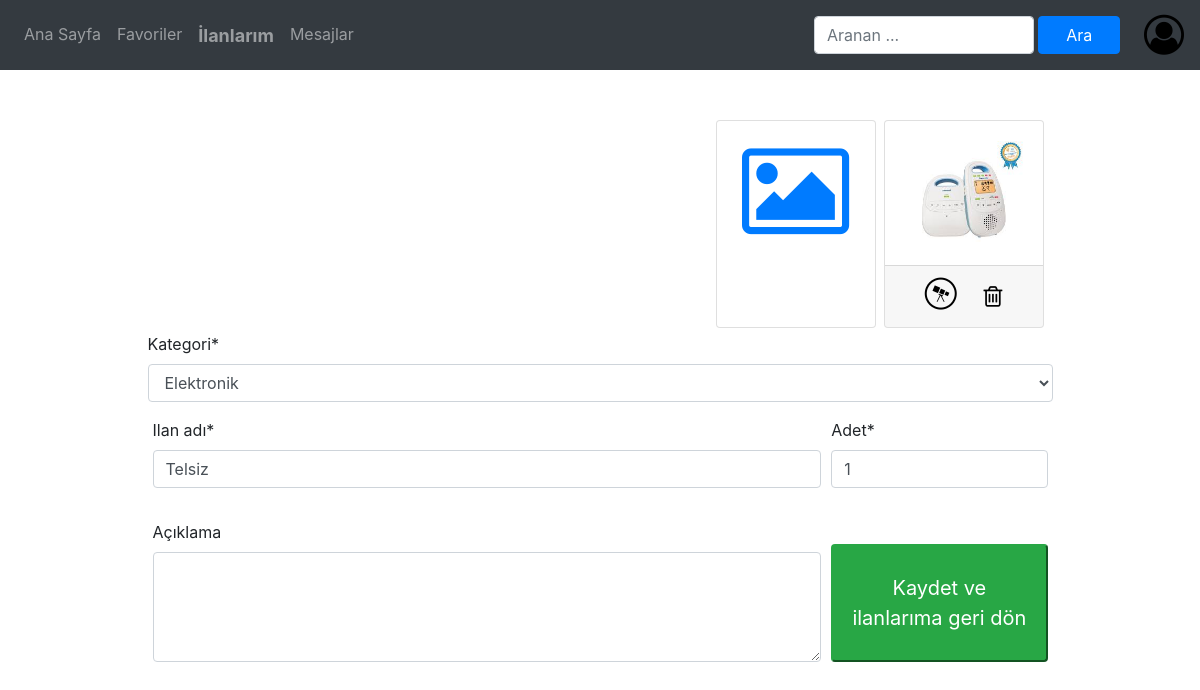
/ilandetay/1 (signed in), run on the app's committed database.
### app/models.py (models this page shows, shortened)
class Resim(models.Model):
    ilan = models.ForeignKey('ilan', on_delete=models.CASCADE, null=True)
    resim = models.ImageField(verbose_name='Resim', null=True)
    kucukResim = models.ImageField(upload_to='thumbs', editable=False, blank=True, null=True)
    class Meta:
        ordering = ['ilan']

class ilan(models.Model):
    sahip = models.ForeignKey('User', null=True, on_delete=models.SET_NULL)
    kategori = models.ForeignKey('Kategori', null=True, on_delete=models.SET_NULL)
    ad = models.CharField(max_length=40, verbose_name='ilan adı', null=True)
    adet = models.IntegerField(verbose_name='Adet', default=1, null=True)
    aciklama = models.TextField(verbose_name='Açıklama', blank=True)
    yayinda = models.BooleanField(verbose_name='Yayında', default=True)
    olusturma_tarihi = models.DateField(auto_now=True, null=False, blank=False)
    silme_tarihi = models.DateField(null=True, blank=True)
    kurum = models.CharField(max_length=200, null=True, blank=True)
    kucuk_resim = models.ImageField(upload_to='silinenilanlar', editable=False, blank=True, null=True)
    def resimleri_getir(self):
        if self.sahip:
            return Resim.objects.filter(ilan=self)
        else:
            return None

### app/views.py (the view, shortened to what this page needs)
# urls.py: path('ilandetay/<int:id>', views.ilan_detay, name='ilandetayislemi'),
@login_required(login_url='girisislemi')
def ilan_detay(request, id):
    hangi_ilan = ilan.objects.get(id=id)
    form = resimliİlanFormu(data=request.POST or None, files=request.FILES or None, instance=hangi_ilan)
    _resimler = hangi_ilan.resimleri_getir()
    resimAdet = _resimler.count()
    return render(request, 'ilanDetay.html', {'form': form, 'resimler': _resimler, 'resimAdet': resimAdet})

### app/forms.py
class resimliİlanFormu(İlanFormu):
    resim = forms.ImageField(required=False)
    class Meta(İlanFormu.Meta):
        fields = İlanFormu.Meta.fields + ['resim', ]

### app/models.py (called while the page is built)
    def __str__(self):
        return str(self.kurum)

    def __str__(self):
        if self.ust_kategori:
            return str(self.ust_kategori) + '/' + self.ad
        else:
            return self.ad

### templates/ilanDetay.html (shortened to what this page needs)
{% extends 'includes/base.html' %}
{% load static %}
{% load crispy_forms_tags %}
{% block navbar %}
    {% include 'includes/navbar.html' with islem='ilanlarım' %}
{% endblock %}
{% block body %}
    <form action="" method="post" enctype="multipart/form-data">
        <div class="container my-4 py-3">
            <div class="row">
                <div class="col-md-10 offset-md-1 col-lg-10 offset-lg-1">
                    <div class="form-row">
                        <div class="col" style="width: 100px">
                        </div>
                        <div class="col-md-auto col-lg-auto">
                            <div class="container" >
                                <div class="row text-center" >
                                    <div class="card m-1"  style="width: 10rem; height: 13rem; background-color:white">
                                        <div class="card-body" >
                                            <a href="" class="card-link" data-toggle="modal" {% if resimAdet < 9 %} data-target="#resimekleme" {% else %} style="color: grey" {% endif %}
                                                title="Resim Ekle">
                                                <span class="fa fa-image" style="font-size: 100px"></span>
                                            </a>
                                        </div>
                                    </div>
                                    {% for resim in resimler %}
                                            <div class="card m-1"  style="width: 10rem; height: 13rem; background-color:white">
                                                <div class="card-body" >
                                                        <img href="{{ resim.resim.url }}" src="{{ resim.resim.url }}" class="img-fluid" width="130" height="130" >
                                                    <div class="card-footer text-center" style="bottom: 0;left: 0; position: absolute; width: 100%; font-size: x-large">
                                                        <a href="{{ resim.resim.url }}" class="card-link" title="Görüntüle">
                                                            <span class="fa fa-wpexplorer" style="color: black; font-size: xx-large"></span></a>
                                                        <a href="#" class="card-link" data-toggle="modal" data-target="#resimSilme{{ resim.id }}" title="Sil">
                                                            <span class="fa fa-trash-o" style="color: black"></span>
                                                        </a>
                                                    </div>
                                                </div>
                                            </div>
                                    {% endfor %}
                                </div>
                            </div>
                        </div>
                    </div>
                    <div class="form-row d-block">
                        {{ form.kategori|as_crispy_field }}
                    </div>
                    <div class="form-row">
                        <div class="form-group col-md-9 col-lg-9">
                            {{ form.ad|as_crispy_field }}
                        </div>
                        <div class="form-group col-md-3 col-lg-3">
                            {{ form.adet|as_crispy_field }}
                        </div>
                    </div>
                    <div class="form-row">
                        <div class="form-group col-md-9 col-lg-9 d-block">
                        {{ form.aciklama|as_crispy_field }}
                        </div>
                        <div class="form-group col-md-3 col-lg-3 py-3 pt-4 pb-3">
                                <button class="btn-block btn-lg btn-success rounded" style="width: 100%;height: 100%"
                                        type="submit" name="btn" value="kaydet">
                                    Kaydet ve ilanlarıma geri dön
                                </button>
                        </div>
                    </div>
                </div>
            </div>
        </div>
    </form>
{% endblock %}

### data on the page
Resim: resim (picture)
ilan: kategori "Elektronik", ad "Telsiz", adet "1"
